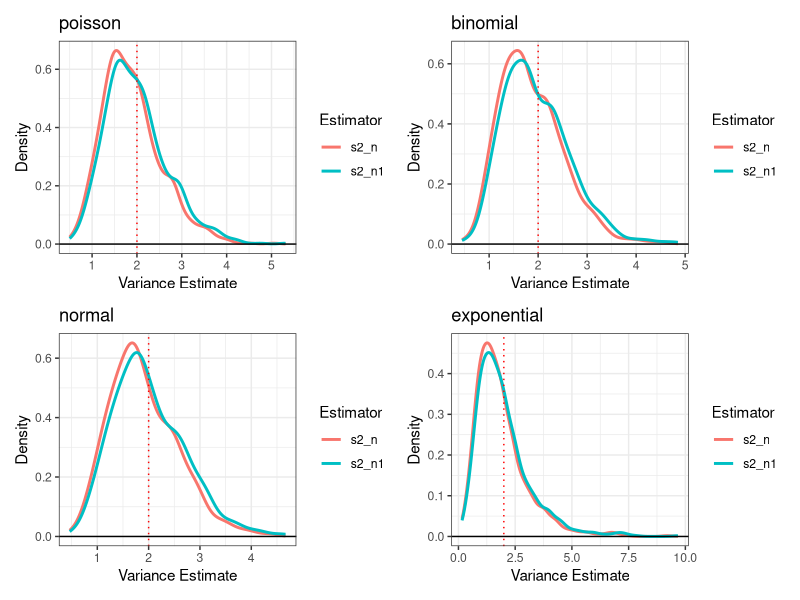
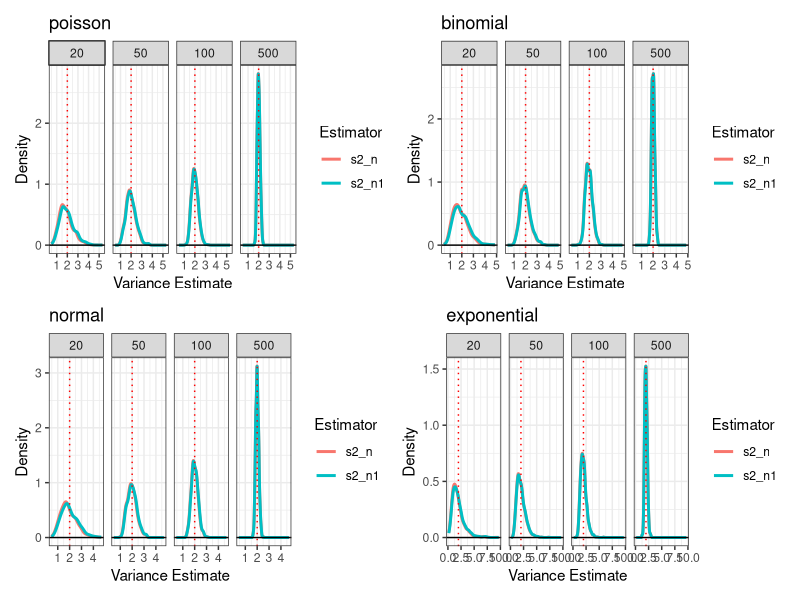
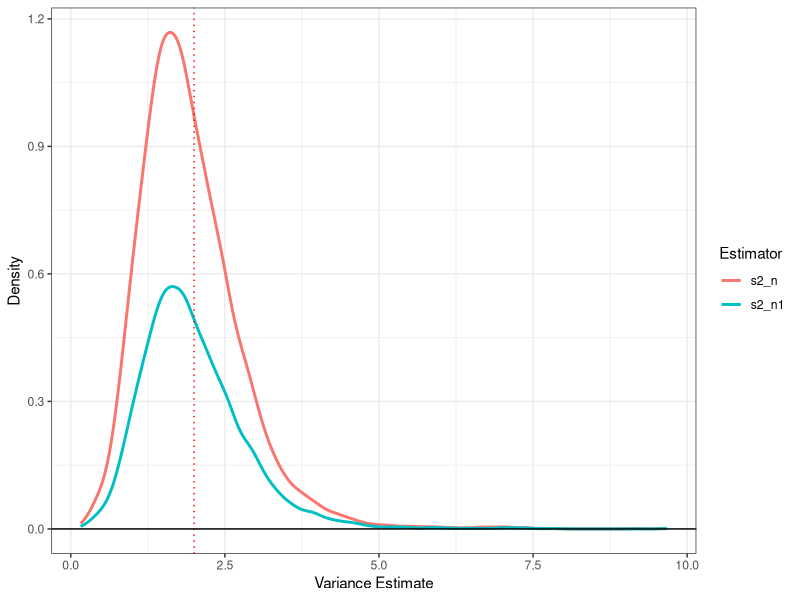
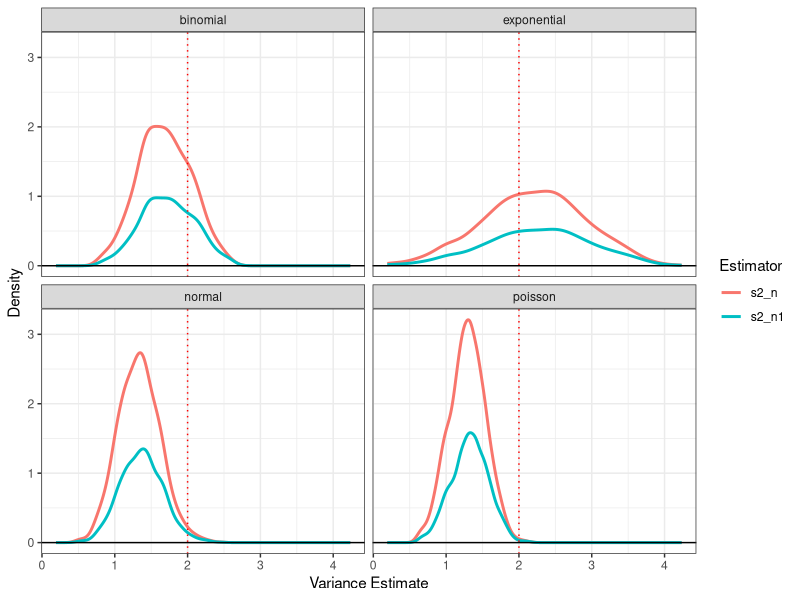

Generate these figures, in order, with R:
## ---- chunk 1
#| echo: false

default_chunk_hook  <- knitr::knit_hooks$get("chunk")

latex_font_size <- c("Huge", "huge", "LARGE", "Large", 
                     "large", "normalsize", "small", 
                     "footnotesize", "scriptsize", "tiny")

knitr::knit_hooks$set(chunk = function(x, options) {
  x <- default_chunk_hook(x, options)
  if(options$size %in% latex_font_size) {
    paste0("\n \\", options$size, "\n\n", 
      x, 
      "\n\n \\normalsize"
    )
  } else {
    x
  }
})
## ---- chunk 2
#| label: load-packages
#| include: false
library(tidyverse)
library(patchwork)
## ---- chunk 3
library(tidyverse)
library(patchwork)
set.seed(7272)

# inputed all of the data from the question
n <- 20
loop_reps <- 1000
true_variance <- 2

# created function for both estimators (from intro)
sample_variances <- function(x){
  xbar <- mean(x)
  s2_n1 <- (1/(length(x)-1)) * sum((x - xbar)^2) # created s2_n-1
  s2_n <- mean((x - xbar)^2)                     # created s2_n 
  return(c(s2_n = s2_n, s2_n1 = s2_n1))
}

# Poisson part
# created empty matrix to be iterated
poisson <- matrix(NA, nrow = loop_reps, ncol = 2)
# created loop that runs 1000 times that generate a sample of size n, calc and save estimators
for (i in 1:loop_reps){
  x <- rpois(n, lambda = 2)
  poisson[i, ] <- sample_variances(x)
}
poisson_df <- data.frame(poisson) # created dataframe with results from function above
names(poisson_df) <- c("s2_n", "s2_n1")
poisson_df$dist <- "poisson"

# Binomial part
p <- (5 - sqrt(21)) / 10 # inputed p parameter from lab
# created empty matrix to be iterated
binom <- matrix(NA, nrow = loop_reps, ncol = 2)
# created loop that runs 1000 times that generate a sample of size n, calc and save estimators
for (i in 1:loop_reps){
  x <- rbinom(n, size = 50, prob = p)
  binom[i, ] <- sample_variances(x)
}
binom_df <- data.frame(binom) # created dataframe with results from function
names(binom_df) <- c("s2_n", "s2_n1")
binom_df$dist <- "binomial"

# Normal part
# created empty matrix to be iterated
normal <- matrix(NA, nrow = loop_reps, ncol = 2)
# created loop that runs 1000 times that generate a sample of size n, calc and save estimators
for (i in 1:loop_reps){
  x <- rnorm(n, mean = 0, sd = sqrt(2))
  normal[i, ] <- sample_variances(x)
}
normal_df <- data.frame(normal) # created dataframe with results from function
names(normal_df) <- c("s2_n", "s2_n1")
normal_df$dist <- "normal"

# Exponential part
# created empty matrix to be iterated
exp <- matrix(NA, nrow = loop_reps, ncol = 2)
# created loop that runs 1000 times that generate a sample of size n, calc and save estimators
for (i in 1:loop_reps){
  x <- rexp(n, rate = sqrt(1/2))
  exp[i, ] <- sample_variances(x)
}
exp_df <- data.frame(exp) # created dataframe with results from function
names(exp_df) <- c("s2_n", "s2_n1")
exp_df$dist <- "exponential"

# combined my results into one dataframe
results <- rbind(poisson_df, binom_df, normal_df, exp_df)

# reshaped results into long formatted table
results_long <- results |>
  pivot_longer(cols = c(s2_n, s2_n1),
               names_to = "Estimator",
               values_to = "Value")

# created table with all my data:
summary_table <- results_long |>
  group_by(dist, Estimator) |>
  summarize(
    mean_est = mean(Value),
    bias = mean_est - true_variance,
    precision = 1/var(Value),
    MSE = bias^2 + var(Value)
  )
summary_table

# created plots
make_plots <- function(y) {
  ggplot(results_long[results_long$dist == y, ]) +
    stat_density(aes(x = Value, color = Estimator),
                 geom = "line", linewidth = 1, position="dodge") +
    geom_vline(xintercept = true_variance, color = "red", linetype = "dotted") +
    geom_hline(yintercept = 0) +
    theme_bw() +
    labs(title = y, x = "Variance Estimate", y = "Density")
}

p1 <- make_plots("poisson")
p2 <- make_plots("binomial")
p3 <- make_plots("normal")
p4 <- make_plots("exponential")


(p1 | p2) / (p3 | p4)

## ---- chunk 4
library(tidyverse)
library(patchwork)
set.seed(7272)

# inputed all of the data from the question
n_values <- c(20, 50, 100, 500) # created vector of different n's
loop_reps <- 1000
true_variance <- 2

# created function for both estimators (from intro)
sample_variances <- function(x){
  xbar <- mean(x)
  s2_n1 <- (1/(length(x)-1)) * sum((x - xbar)^2) # created s2_n-1
  s2_n <- mean((x - xbar)^2)                     # created s2_n 
  return(c(s2_n = s2_n, s2_n1 = s2_n1))
}

# created empty dataframe for results to be stored
results <- data.frame()

for (n in n_values){
  # poisson part (almost same as 2.1, added n column in dataframe)
  poisson <- matrix(NA, nrow = loop_reps, ncol = 2)
  # created loop that runs 1000 times that generate a sample of size n, calc and save estimators
  for (i in 1:loop_reps){
    x <- rpois(n, lambda = 2)
    poisson[i, ] <- sample_variances(x)
  }
  poisson_df <- data.frame(poisson) # created dataframe with results from function above
  names(poisson_df) <- c("s2_n", "s2_n1")
  poisson_df$dist <- "poisson"
  poisson_df$n <- n 

  # Binomial part (almost same as 2.1, added n column in dataframe)
  p <- (5 - sqrt(21)) / 10 # inputed p parameter from lab
  # created empty matrix to be iterated
  binom <- matrix(NA, nrow = loop_reps, ncol = 2)
  # created loop that runs 1000 times that generate a sample of size n, calc and save estimators
  for (i in 1:loop_reps){
    x <- rbinom(n, size = 50, prob = p)
    binom[i, ] <- sample_variances(x)
  }
  binom_df <- data.frame(binom) # created dataframe with results from function
  names(binom_df) <- c("s2_n", "s2_n1")
  binom_df$dist <- "binomial"
  binom_df$n <- n

  # Normal part (almost same as 2.1, added n column in dataframe)
  # created empty matrix to be iterated
  normal <- matrix(NA, nrow = loop_reps, ncol = 2)
  # created loop that runs 1000 times that generate a sample of size n, calc and save estimators
  for (i in 1:loop_reps){
    x <- rnorm(n, mean = 0, sd = sqrt(2))
    normal[i, ] <- sample_variances(x)
  }
  normal_df <- data.frame(normal) # created dataframe with results from function
  names(normal_df) <- c("s2_n", "s2_n1")
  normal_df$dist <- "normal"
  normal_df$n <- n

  # Exponential part (almost same as 2.1, added n column in dataframe)
  # created empty matrix to be iterated
  exp <- matrix(NA, nrow = loop_reps, ncol = 2)
  # created loop that runs 1000 times that generate a sample of size n, calc and save estimators
  for (i in 1:loop_reps){
    x <- rexp(n, rate = sqrt(1/2))
    exp[i, ] <- sample_variances(x)
  }
  exp_df <- data.frame(exp) # created dataframe with results from function
  names(exp_df) <- c("s2_n", "s2_n1")
  exp_df$dist <- "exponential"
  exp_df$n <- n

  # append results
  results <- rbind(results, poisson_df, binom_df, normal_df, exp_df)
}

# reshaped results into long formatted table (same as 2.1)
results_long <- results |>
  pivot_longer(cols = c(s2_n, s2_n1),
               names_to = "Estimator",
               values_to = "Value")

# created table with all my data (same as 2.1):
summary_table <- results_long |>
  group_by(dist, Estimator) |>
  summarize(
    mean_est = mean(Value),
    bias = mean_est - true_variance,
    precision = 1/var(Value),
    MSE = bias^2 + var(Value)
  )
summary_table

# created plots (almost the same as 2.1)
make_plots <- function(y) {
  ggplot(results_long[results_long$dist == y, ]) +
    stat_density(aes(x = Value, color = Estimator),
                 geom = "line", linewidth = 1, position="dodge") +
    geom_vline(xintercept = true_variance, color = "red", linetype = "dotted") +
    geom_hline(yintercept = 0) +
    theme_bw() +
    labs(title = y, x = "Variance Estimate", y = "Density") +
    facet_wrap(~n, nrow = 1) # facet wrapped by n. Included nrow = 1 because the plots were too squished before.
}

p1 <- make_plots("poisson")
p2 <- make_plots("binomial")
p3 <- make_plots("normal")
p4 <- make_plots("exponential")

(p1 | p2) / (p3 | p4)

## ---- chunk 5
library(tidyverse)
library(patchwork)
set.seed(7272)

# inputed all of the data from the question
n <- 20
loop_reps <- 1000

# created function for both estimators (same as 2.1)
sample_variances <- function(x){
  xbar <- mean(x)
  s2_n1 <- (1/(length(x)-1)) * sum((x - xbar)^2) # created s2_n-1
  s2_n <- mean((x - xbar)^2)                     # created s2_n 
  return(c(s2_n = s2_n, s2_n1 = s2_n1))
}

# Poisson part (same as 2.1)
# created empty matrix to be iterated
poisson <- matrix(NA, nrow = loop_reps, ncol = 2)
# created loop that runs 1000 times that generate a sample of size n, calc and save estimators
for (i in 1:loop_reps){
  x <- rpois(n, lambda = 2)
  poisson[i, ] <- sample_variances(x)
}
poisson_df <- data.frame(poisson) # created dataframe with results from function above
names(poisson_df) <- c("s2_n", "s2_n1")
poisson_df$dist <- "poisson"

# Binomial part (same as 2.1)
p <- (5 - sqrt(21)) / 10 # inputed p parameter from lab
# created empty matrix to be iterated
binom <- matrix(NA, nrow = loop_reps, ncol = 2)
# created loop that runs 1000 times that generate a sample of size n, calc and save estimators
for (i in 1:loop_reps){
  x <- rbinom(n, size = 50, prob = p)
  binom[i, ] <- sample_variances(x)
}
binom_df <- data.frame(binom) # created dataframe with results from function
names(binom_df) <- c("s2_n", "s2_n1")
binom_df$dist <- "binomial"

# Normal part (same as 2.1)
# created empty matrix to be iterated
normal <- matrix(NA, nrow = loop_reps, ncol = 2)
# created loop that runs 1000 times that generate a sample of size n, calc and save estimators
for (i in 1:loop_reps){
  x <- rnorm(n, mean = 0, sd = sqrt(2))
  normal[i, ] <- sample_variances(x)
}
normal_df <- data.frame(normal) # created dataframe with results from function
names(normal_df) <- c("s2_n", "s2_n1")
normal_df$dist <- "normal"

# Exponential part (same as 2.1)
# created empty matrix to be iterated
exp <- matrix(NA, nrow = loop_reps, ncol = 2)
# created loop that runs 1000 times that generate a sample of size n, calc and save estimators
for (i in 1:loop_reps){
  x <- rexp(n, rate = sqrt(1/2))
  exp[i, ] <- sample_variances(x)
}
exp_df <- data.frame(exp) # created dataframe with results from function
names(exp_df) <- c("s2_n", "s2_n1")
exp_df$dist <- "exponential"

# combined my results into one dataframe
results <- rbind(poisson_df, binom_df, normal_df, exp_df)

# reshaped results into long formatted table
results_long <- results |>
  pivot_longer(cols = c(s2_n, s2_n1),
               names_to = "Estimator",
               values_to = "Value")

# created the density plot:
ggplot(results_long) + 
  stat_density(aes(x = Value, color = Estimator), 
              geom="line", linewidth = 1) +
  geom_vline(xintercept = 2, color = "red", linetype="dotted") +
  geom_hline(yintercept = 0) +
  theme_bw() +
  labs(x = "Variance Estimate", y = "Density")
## ---- chunk 6
library(tidyverse)
library(patchwork)
set.seed(7272)

# inputed all of the data from the question
n <- 20
loop_reps <- 1000

# created function for both estimators (same as 2.1)
sample_variances <- function(x){
  xbar <- mean(x)
  s2_n1 <- (1/(length(x)-1)) * sum((x - xbar)^2) # created s2_n-1
  s2_n <- mean((x - xbar)^2)                     # created s2_n 
  return(c(s2_n = s2_n, s2_n1 = s2_n1))
}

# Poisson part 
# generated one random sample from poisson distribution
poisson <- rpois(n, lambda = 2)
# created empty matrix to be appended by bootstrapped fucntion
poisson_boot <- matrix(NA, nrow = loop_reps, ncol = 2)
for (i in 1:loop_reps){
  x_bootstrapped <- sample(poisson, size = n, replace = TRUE) # did the resampling to create a bootstrapped sample (same as in class)
  poisson_boot[i, ] <- sample_variances(x_bootstrapped)
}

poisson_df <- data.frame(poisson_boot) # created dataframe with results from function above
names(poisson_df) <- c("s2_n", "s2_n1")
poisson_df$dist <- "poisson"

# Binomial part 
# generated one random sample from binomial distribution
p <- (5 - sqrt(21))/10
binomial <- rbinom(n, size = 50, prob = p)
# created empty matrix to be appended by bootstrapped fucntion
binom_boot <- matrix(NA, nrow = loop_reps, ncol = 2)
for (i in 1:loop_reps){
  x_bootstrapped <- sample(binomial, size = n, replace = TRUE) # did the resampling to create a bootstrapped sample (same as in class)
  binom_boot[i, ] <- sample_variances(x_bootstrapped)
}

binom_df <- data.frame(binom_boot) # created dataframe with results from function above
names(binom_df) <- c("s2_n", "s2_n1")
binom_df$dist <- "binomial"

# Normal part 
# generated one random sample from normal distribution
normal <- rnorm(n, mean = 0, sd = sqrt(2))
# created empty matrix to be appended by bootstrapped fucntion
normal_boot <- matrix(NA, nrow = loop_reps, ncol = 2)
for (i in 1:loop_reps){
  x_bootstrapped <- sample(normal, size = n, replace = TRUE) # did the resampling to create a bootstrapped sample (same as in class)
  normal_boot[i, ] <- sample_variances(x_bootstrapped)
}

normal_df <- data.frame(normal_boot) # created dataframe with results from function above
names(normal_df) <- c("s2_n", "s2_n1")
normal_df$dist <- "normal"

# Exponential part 
# generated one random sample from exponential distribution
exp <- rexp(n, rate = sqrt(1/2))
# created empty matrix to be appended by bootstrapped fucntion
exp_boot <- matrix(NA, nrow = loop_reps, ncol = 2)
for (i in 1:loop_reps){
  x_bootstrapped <- sample(exp, size = n, replace = TRUE) # did the resampling to create a bootstrapped sample (same as in class)
  exp_boot[i, ] <- sample_variances(x_bootstrapped)
}

exp_df <- data.frame(exp_boot) # created dataframe with results from function above
names(exp_df) <- c("s2_n", "s2_n1")
exp_df$dist <- "exponential"

# combined my results into one dataframe (same as 2.1)
results <- rbind(poisson_df, binom_df, normal_df, exp_df)

# reshaped results into long formatted table (same as 2.1)
results_long <- results |>
  pivot_longer(cols = c(s2_n, s2_n1),
               names_to = "Estimator",
               values_to = "Value")

# created the density plot (same as 2.3):
ggplot(results_long) + 
  stat_density(aes(x = Value, color = Estimator), 
              geom="line", linewidth = 1) +
  geom_vline(xintercept = 2, color = "red", linetype="dotted") +
  geom_hline(yintercept = 0) +
  facet_wrap(~ dist) +
  theme_bw() +
  labs(x = "Variance Estimate", y = "Density")
